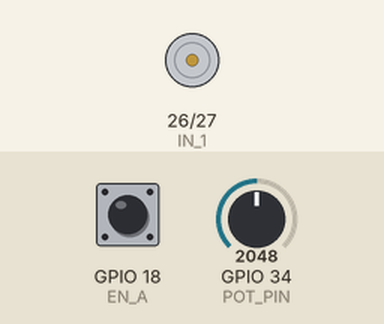
Bench run of a sketch on a simulated ESP32. Shown: motor-driver pin pairs drawn as motors (green arrow = first pin HIGH = forward, orange = second pin HIGH = backward, longer = more drive, scaled by the enable pin). The test bench sets the inputs (shaded band); at power-on: GPIO 34 (POT_PIN) = 2048, GPIO 18 (EN_A) HIGH. What the sketch prints to the serial monitor is not drawn.

Above: at 1.2 s.
1.3 s: GPIO 34 (POT_PIN) set to 2866
At 1.7 s:
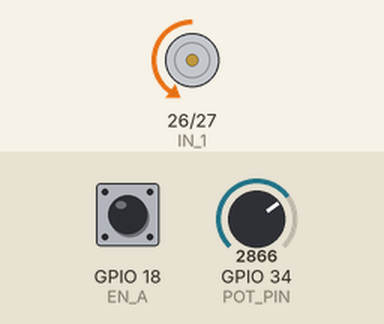
2.8 s: GPIO 34 (POT_PIN) set to 3603
At 4.0 s:
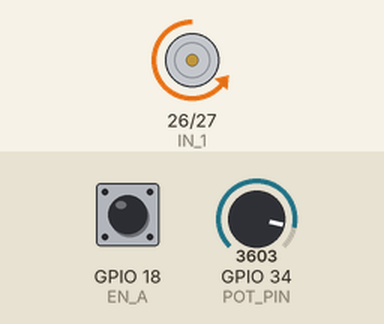
4.3 s: GPIO 34 (POT_PIN) set to 4095
At 5.2 s:
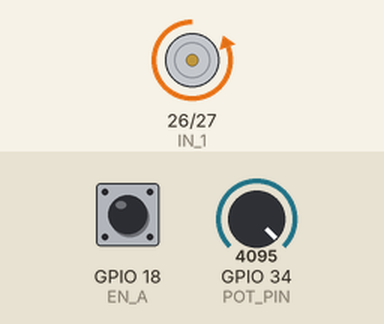
5.8 s: GPIO 34 (POT_PIN) set to 2047
At 6.4 s:
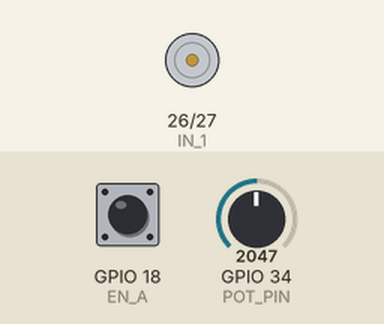
7.3 s: GPIO 34 (POT_PIN) set to 1228
At 8.7 s:
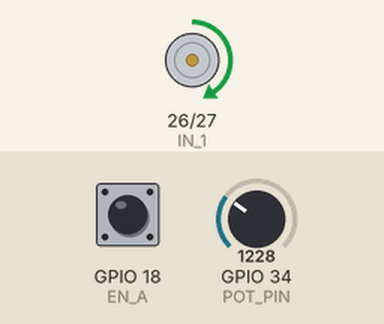
Timing chart, 0 to 9.8 s (numbered marks = the images above; inputs shaded):
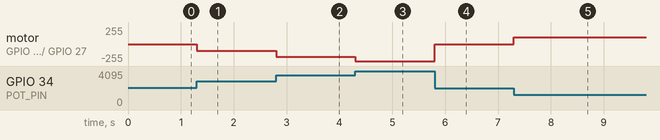

The sketch:

MotorB.ino
```cpp
// ===========================================================
//Zaida Irais López Mendieta- A01708755
//Francisco Alejandro Velázquez Ledesma - A01709475
//Julio David Reséndiz Cruz - A01709375
// ===========================================================

#define IN_1 26
#define IN_2 27
#define EN 14

#define EN_A 18
#define EN_B 19

#define POT_PIN 34 // Pin ADC para leer el potenciómetro

#define PWM_CH 0
#define FREQ 5000
#define RES 8

#define DT 20000
#define REDUCTOR 34
#define CPR 12

double pos = 0;
double pos_ant = 0;
double timer = 0;
float vel = 0;
float vel_rad_s = 0; // Velocidad en radianes por segundo

bool direction = true; // true: forward, false: reverse
bool halfway_reached = false;

void IRAM_ATTR int_callback(){
  if(digitalRead(EN_B) == 0){
    pos = pos + 1;
  } else {
    pos = pos - 1;
  }
}

void setup() {
  Serial.begin(115200);

  pinMode(IN_1, OUTPUT);
  pinMode(IN_2, OUTPUT);
  pinMode(EN, OUTPUT);

  pinMode(EN_A, INPUT);
  pinMode(EN_B, INPUT);

  pinMode(POT_PIN, INPUT);

  attachInterrupt(EN_A, int_callback, FALLING);

  ledcSetup(PWM_CH, FREQ, RES);
  ledcAttachPin(EN, PWM_CH);
}

void loop() {
  int potValue = analogRead(POT_PIN);
  int duty_cycle;

  if (potValue < 2048) {
    // Si el potenciómetro está por debajo de la mitad, el motor gira en una dirección
    if (halfway_reached) {
      halfway_reached = false; // Reiniciar el indicador de mitad
      direction = !direction; // Cambiar la dirección
      digitalWrite(IN_1, LOW); // Detener el motor
      digitalWrite(IN_2, LOW);
    } else {
      digitalWrite(IN_1, HIGH);
      digitalWrite(IN_2, LOW);
      duty_cycle = map(potValue, 0, 2047, 255, 0); // Mapear el valor del potenciómetro
    }
  } else {
    // Si el potenciómetro está por encima de la mitad, el motor gira en la dirección opuesta
    halfway_reached = true; // Indicar que se ha alcanzado la mitad
    digitalWrite(IN_1, LOW);
    digitalWrite(IN_2, HIGH);
    duty_cycle = map(potValue, 2048, 4095, 0, 255); // Mapear el valor del potenciómetro en el rango opuesto
  }

  ledcWrite(PWM_CH, duty_cycle);

  if ((micros() - timer) > DT) {
    timer = micros();
    vel = (((pos - pos_ant) / DT) / (CPR * REDUCTOR)) * (1000000.0*60.0);
    vel_rad_s = vel * (2.0 * PI / 60.0);
    pos_ant = pos;

    Serial.print("rpm: ");
    Serial.println(vel);
    Serial.print("rad/s: ");
    Serial.println(vel_rad_s);
  }
}
```

Measured:
- after the input at 1.3 s, motor on GPIO 26 (IN_1) / GPIO 27 (IN_2): stopped → backward 101/255 at once
- after the input at 2.8 s, motor on GPIO 26 (IN_1) / GPIO 27 (IN_2): backward 101/255 → backward 192/255 at once
- after the input at 4.3 s, motor on GPIO 26 (IN_1) / GPIO 27 (IN_2): backward 192/255 → backward 255/255 at once
- after the input at 5.8 s, motor on GPIO 26 (IN_1) / GPIO 27 (IN_2): backward 255/255 → stopped at once
- after the input at 7.3 s, motor on GPIO 26 (IN_1) / GPIO 27 (IN_2): stopped → forward 103/255 at once
